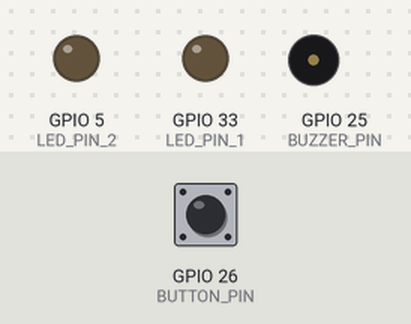
Simulated run of this program. Board: ESP32. On the bench: output pins drawn as LEDs (lit = HIGH), buzzer (waves = sounding). The test bench sets the inputs (shaded band); at power-on: GPIO 26 (BUTTON_PIN) LOW.

Above: at 1.2 s.
1.3 s: GPIO 26 (BUTTON_PIN) pulled HIGH for 0.15 s
At 2.8 s:
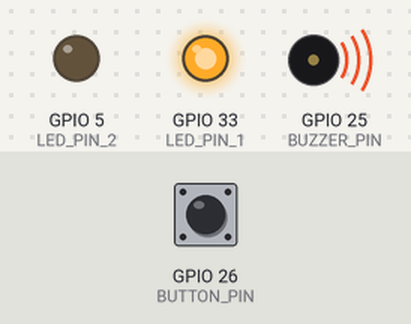
At 4.2 s:
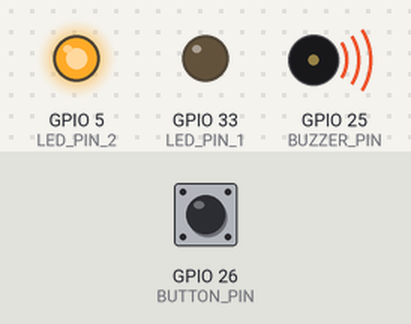
Timing chart, 0 to 10.4 s (numbered marks = the images above; inputs shaded):
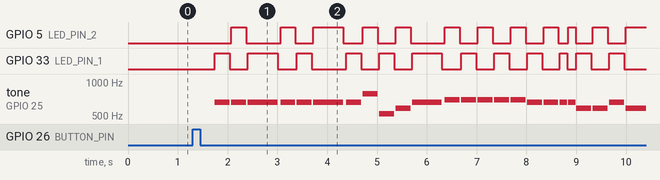

The program:

main.cpp
```cpp
#include <Arduino.h>
#include "jingle_bells.h"
#include "tannenbaum.h"
#include "we_wish.h"
#include "mario.h"
#include "tetris.h"

#define BUZZER_PIN 25
#define LED_PIN_1 33
#define LED_PIN_2 5
#define BUTTON_PIN 26

#define LEDC_CHANNEL 0
#define LEDC_TIMER   0

// change this to control total song speed
const int baseDuration = 1200;

int led_col = 0;
int song_Status = 0;

const unsigned long debounceDelay = 30;
const unsigned long multiClickTimeout = 400;

int lastButtonState = LOW;
int stableState = LOW;
unsigned long lastDebounceTime = 0;

unsigned int clickCount = 0;
unsigned long lastClickTime = 0;

void playTone(int freq, int duration_ms) {
    if (freq == 0) {
        ledcWriteTone(LEDC_CHANNEL, 0);
        delay(duration_ms);
        return;
    }

    if (led_col == 0) {
        digitalWrite(LED_PIN_1, HIGH);
        led_col = 1;
    } else {
        digitalWrite(LED_PIN_2, HIGH);
        led_col = 0;
    }
    ledcWriteTone(LEDC_CHANNEL, freq);
    delay(duration_ms);
    ledcWriteTone(LEDC_CHANNEL, 0);
    digitalWrite(LED_PIN_2, LOW);
    digitalWrite(LED_PIN_1, LOW);
}

void playSong(int* melody, int* tempo, int length) {

    for (int i = 0; i < length; i++) {
        int noteDuration = baseDuration / tempo[i];
        playTone(melody[i], noteDuration);
        delay(noteDuration * 0.1);
    }
}

void setup() {
    pinMode(LED_PIN_1, OUTPUT);
    pinMode(LED_PIN_2, OUTPUT);
    pinMode(BUTTON_PIN, INPUT);
    ledcSetup(LEDC_CHANNEL, 5000, 8);
    ledcAttachPin(BUZZER_PIN, LEDC_CHANNEL);
}

void loop() {
    int reading = digitalRead(BUTTON_PIN);
    unsigned long now = millis();

    if (reading != lastButtonState) {
        lastDebounceTime = now;
    }

    if ((now - lastDebounceTime) > debounceDelay) {
        if (reading != stableState) {
            stableState = reading;

            if (stableState == HIGH) {
                clickCount++;
                lastClickTime = now;
            }
        }
    }

    lastButtonState = reading;

    int selectedSong = 0;

    if (clickCount > 0 && (now - lastClickTime) > multiClickTimeout) {
        if (clickCount == 1) {
            selectedSong = 1;
        } else if (clickCount == 2) {
            selectedSong = 2;
        } else if (clickCount == 3) {
            selectedSong = 3;
        } else if (clickCount == 4) {
            selectedSong = 4;
        } else {
            selectedSong = 5;
        }

        clickCount = 0;
    }


    if (selectedSong == 1) {
        playSong(melody_jingle, tempo_jingle, size_jingle);
    } else if (selectedSong == 2) {
        playSong(melody_wewish, tempo_wewish, size_wewish);
    } else if (selectedSong == 3) {
        playSong(melody_tannenbaum, tempo_tannenbaum, size_tannenbaum);
    } else if (selectedSong == 4) {
        playSong(melody_generated, tempo_generated, size_generated);
    } else if (selectedSong == 5) {
        playSong(melody_tetris, tempo_tetris, size_tetris);
    }

    delay(5);
}
```

jingle_bells.h
```cpp
#ifndef JINGLE_BELLS_H
#define JINGLE_BELLS_H

#include "notes.h"

// jingle bells refrain
int melody_jingle[] = {
    NOTE_E5, NOTE_E5, NOTE_E5,
    NOTE_E5, NOTE_E5, NOTE_E5,
    NOTE_E5, NOTE_G5, NOTE_C5, NOTE_D5, NOTE_E5,
    NOTE_F5, NOTE_F5, NOTE_F5, NOTE_F5, NOTE_F5,
    NOTE_E5, NOTE_E5, NOTE_E5, NOTE_E5,
    NOTE_D5, NOTE_D5, NOTE_E5, NOTE_D5, NOTE_G5
};

// 8 = quarter, 4 = half, 2 = whole

int tempo_jingle[] = {
    4, 4, 2,
    4, 4, 2,
    4, 4, 4, 4, 2,
    4, 4, 4, 4, 4,
    4, 4, 8, 8,
    4, 4, 4, 2, 4
};

const int size_jingle = sizeof(melody_jingle) / sizeof(int);

#endif
```

mario.h
```cpp
#ifndef SONG_GENERATED_H
#define SONG_GENERATED_H

#include "notes.h"

// automatisch generiert aus WAV
int melody_generated[] = {
    NOTE_E5, NOTE_E5, NOTE_C5, NOTE_E5, NOTE_G5, NOTE_C5, NOTE_G4, NOTE_A4,
    NOTE_B4, NOTE_AS4, NOTE_A4, NOTE_G4, NOTE_E5, NOTE_G5, NOTE_C5, NOTE_F5,
    NOTE_G5, NOTE_E5, NOTE_C5, NOTE_D5, NOTE_B4, NOTE_C5, NOTE_G4, NOTE_A4,
    NOTE_B4, NOTE_AS4, NOTE_A4, NOTE_G4, NOTE_E5, NOTE_G5, NOTE_C5, NOTE_F5,
    NOTE_G5, NOTE_E5, NOTE_C5, NOTE_D5, NOTE_B4, NOTE_G5, NOTE_DS5, NOTE_D5,
    NOTE_DS5, NOTE_E5, NOTE_A4, NOTE_C5, NOTE_A4, NOTE_C5, NOTE_D5, NOTE_G5,
    NOTE_F5, NOTE_DS5, NOTE_E5, NOTE_C6, NOTE_C6, NOTE_G5, NOTE_FS5, NOTE_D5,
    NOTE_DS5, NOTE_E5, NOTE_GS4, NOTE_A4, NOTE_G4, NOTE_A4, NOTE_D5, NOTE_DS5,
    NOTE_D5, NOTE_C5, NOTE_G5, NOTE_F5, NOTE_DS5, NOTE_E5, NOTE_GS4, NOTE_A4,
    NOTE_G4, NOTE_A4, NOTE_C5, NOTE_D5, NOTE_G5, NOTE_FS5, NOTE_D5, NOTE_DS5,
    NOTE_E5, NOTE_C6, NOTE_C6, NOTE_G5, NOTE_C6, NOTE_G5, NOTE_DS5, NOTE_DS5,
    NOTE_C5, NOTE_GS4, NOTE_A4, NOTE_C5, NOTE_A4, NOTE_C5, NOTE_D5, NOTE_DS5,
    NOTE_D5, NOTE_C5, NOTE_C5, NOTE_C5, NOTE_C5, NOTE_D5, NOTE_E5, NOTE_C5,
    NOTE_G4, NOTE_C5, NOTE_GS4, NOTE_C5, NOTE_E5, NOTE_C5, NOTE_C5, NOTE_C5,
    NOTE_C5, NOTE_D5, NOTE_C5, NOTE_G4, NOTE_E5, NOTE_C5, NOTE_E5, NOTE_B4,
    NOTE_C5, NOTE_G4, NOTE_A4, NOTE_B4, NOTE_AS4, NOTE_A4, NOTE_G4, NOTE_E5,
    NOTE_G5, NOTE_C5, NOTE_F5, NOTE_G5, NOTE_C5, NOTE_B4, NOTE_C5, NOTE_G4,
    NOTE_A4, NOTE_B4, NOTE_AS4, NOTE_A4, NOTE_G4, NOTE_E5, NOTE_G5, NOTE_A5,
    NOTE_F5, NOTE_G5, NOTE_E5, NOTE_C5, NOTE_B4, NOTE_E5, NOTE_A4, NOTE_G4,
    NOTE_GS4, NOTE_A4, NOTE_F5, NOTE_F5, NOTE_B4, NOTE_A5, NOTE_A5, NOTE_A5,
    NOTE_G5, NOTE_F5, NOTE_E5, NOTE_C5, NOTE_A4, NOTE_G4, NOTE_E5, NOTE_A4,
    NOTE_G4, NOTE_GS4, NOTE_A4, NOTE_F5, NOTE_F5, NOTE_A4, NOTE_B4, NOTE_F5,
    NOTE_F5, NOTE_F5, NOTE_E5, NOTE_D5, NOTE_C5, NOTE_E5, NOTE_C5, NOTE_GS4,
    NOTE_A4, NOTE_F5, NOTE_F5, NOTE_A4, NOTE_B4, NOTE_A5, NOTE_A5, NOTE_F5,
    NOTE_F5, NOTE_E5, NOTE_C5, NOTE_A4, NOTE_G4, NOTE_C5, NOTE_A4, NOTE_G4,
    NOTE_GS4, NOTE_A4, NOTE_F5, NOTE_F5, NOTE_A4, NOTE_B4, NOTE_F5, NOTE_F5,
    NOTE_F5, NOTE_C5, NOTE_D5, NOTE_C5, NOTE_C5, NOTE_C5, NOTE_C5, NOTE_C5,
    NOTE_D5, NOTE_C5, NOTE_G4, NOTE_C5, NOTE_C5, NOTE_C5, NOTE_E5, NOTE_C5,
    NOTE_C5, NOTE_C5, NOTE_C5, NOTE_D5, NOTE_C5, NOTE_G4, NOTE_E5, NOTE_E5,
    NOTE_E5, NOTE_B4
};

int tempo_generated[] = {
    3, 6, 6, 6, 6, 4, 4, 4,
    6, 4, 6, 4, 6, 4, 4, 6,
    4, 6, 4, 6, 4, 6, 4, 6,
    6, 4, 6, 3, 4, 4, 6, 6,
    6, 4, 6, 4, 6, 4, 6, 6,
    4, 6, 4, 6, 4, 4, 6, 6,
    4, 6, 4, 4, 6, 4, 4, 6,
    6, 6, 4, 6, 6, 6, 4, 6,
    4, 4, 4, 4, 6, 4, 6, 6,
    4, 4, 6, 6, 6, 4, 6, 6,
    4, 4, 4, 4, 4, 4, 4, 4,
    4, 6, 6, 6, 6, 4, 6, 4,
    6, 4, 4, 3, 4, 4, 6, 4,
    4, 3, 6, 4, 6, 4, 4, 4,
    4, 4, 4, 6, 3, 6, 4, 6,
    4, 6, 6, 4, 6, 6, 4, 4,
    6, 4, 6, 6, 6, 6, 4, 4,
    6, 4, 6, 4, 3, 6, 4, 6,
    6, 4, 6, 6, 6, 6, 6, 6,
    4, 4, 6, 4, 4, 4, 6, 4,
    6, 4, 6, 6, 6, 4, 4, 4,
    4, 4, 6, 6, 4, 4, 6, 6,
    4, 6, 4, 6, 4, 6, 4, 4,
    6, 6, 4, 6, 4, 3, 3, 4,
    6, 6, 4, 4, 4, 3, 4, 6,
    4, 4, 6, 6, 6, 6, 6, 4,
    4, 4, 6, 6, 4, 6, 4, 4,
    4, 4, 4, 4, 6, 4, 6, 4,
    4, 6, 6, 4, 4, 6, 3, 4,
    6, 6
};

const int size_generated = sizeof(melody_generated) / sizeof(int);

#endif // SONG_GENERATED_H
```

notes.h
```cpp
#ifndef NOTES_H
#define NOTES_H

#define NOTE_C0 16
#define NOTE_CS0 17
#define NOTE_D0 18
#define NOTE_DS0 19
#define NOTE_E0 21
#define NOTE_F0 22
#define NOTE_FS0 23
#define NOTE_G0 25
#define NOTE_GS0 26
#define NOTE_A0 28
#define NOTE_AS0 29
#define NOTE_B0 31

#define NOTE_C1 33
#define NOTE_CS1 35
#define NOTE_D1 37
#define NOTE_DS1 39
#define NOTE_E1 41
#define NOTE_F1 44
#define NOTE_FS1 46
#define NOTE_G1 49
#define NOTE_GS1 52
#define NOTE_A1 55
#define NOTE_AS1 58
#define NOTE_B1 62

#define NOTE_C2 65
#define NOTE_CS2 69
#define NOTE_D2 73
#define NOTE_DS2 78
#define NOTE_E2 82
#define NOTE_F2 87
#define NOTE_FS2 93
#define NOTE_G2 98
#define NOTE_GS2 104
#define NOTE_A2 110
#define NOTE_AS2 117
#define NOTE_B2 123

#define NOTE_C3 131
#define NOTE_CS3 139
#define NOTE_D3 147
#define NOTE_DS3 156
#define NOTE_E3 165
#define NOTE_F3 175
#define NOTE_FS3 185
#define NOTE_G3 196
#define NOTE_GS3 208
#define NOTE_A3 220
#define NOTE_AS3 233
#define NOTE_B3 247

#define NOTE_C4 262
#define NOTE_CS4 277
#define NOTE_D4 294
#define NOTE_DS4 311
#define NOTE_E4 330
#define NOTE_F4 349
#define NOTE_FS4 370
#define NOTE_G4 392
#define NOTE_GS4 415
#define NOTE_A4 440
#define NOTE_AS4 466
#define NOTE_B4 494

#define NOTE_C5 523
#define NOTE_CS5 554
#define NOTE_D5 587
#define NOTE_DS5 622
#define NOTE_E5 659
#define NOTE_F5 698
#define NOTE_FS5 740
#define NOTE_G5 784
#define NOTE_GS5 831
#define NOTE_A5 880
#define NOTE_AS5 932
#define NOTE_B5 988

#define NOTE_C6 1047
#define NOTE_CS6 1109
#define NOTE_D6 1175
#define NOTE_DS6 1245
#define NOTE_E6 1319
#define NOTE_F6 1397
#define NOTE_FS6 1480
#define NOTE_G6 1568
#define NOTE_GS6 1661
#define NOTE_A6 1760
#define NOTE_AS6 1865
#define NOTE_B6 1976

#define NOTE_C7 2093
#define NOTE_CS7 2217
#define NOTE_D7 2349
#define NOTE_DS7 2489
#define NOTE_E7 2637
#define NOTE_F7 2794
#define NOTE_FS7 2960
#define NOTE_G7 3136
#define NOTE_GS7 3322
#define NOTE_A7 3520
#define NOTE_AS7 3729
#define NOTE_B7 3951

#define NOTE_C8 4186
#define NOTE_CS8 4435
#define NOTE_D8 4699
#define NOTE_DS8 4978

#endif
```

tannenbaum.h
```cpp
#ifndef TANNENBAUM_H
#define TANNENBAUM_H

#include "notes.h"

// O Tannenbaum
int melody_tannenbaum[] = {

    NOTE_C5, NOTE_F5, NOTE_F5, NOTE_F5,
    NOTE_G5, NOTE_A5, NOTE_A5, NOTE_A5,
    NOTE_A5, NOTE_G5, NOTE_A5, NOTE_AS5, NOTE_E5, NOTE_G5, NOTE_F5,
    NOTE_C6, NOTE_C6, NOTE_A5, NOTE_D6, NOTE_C6, NOTE_C6, NOTE_AS5, NOTE_AS5,
    NOTE_AS5, NOTE_AS5, NOTE_G5, NOTE_C6, NOTE_AS5, NOTE_AS5, NOTE_A5, NOTE_A5,
    NOTE_C4, NOTE_F5, NOTE_F5, NOTE_F5,
    NOTE_G5, NOTE_A5, NOTE_A5, NOTE_A5,
    NOTE_A5, NOTE_G5, NOTE_A5, NOTE_AS5, NOTE_E5, NOTE_G5, NOTE_F5
};

// 8 = quarter, 4 = half, 2 = whole
int tempo_tannenbaum[] = {
    2,4,8,2,
    2,4,8,2,
    4,4,4,2,2,2,2,
    4,4,4,2,4,4,4,2,
    4,4,4,2,4,4,4,2,
    2,4,8,2,
    2,4,8,2,
    4,4,4,2,2,2,2
};

const int size_tannenbaum = sizeof(melody_tannenbaum) / sizeof(int);

#endif
```

tetris.h
```cpp
#ifndef SONG_TETRIS_H
#define SONG_TETRIS_H

#include "notes.h"

// automatisch generiert aus WAV
int melody_tetris[] = {
    NOTE_E5, NOTE_B4, NOTE_C5, NOTE_D5, NOTE_D5, NOTE_C5, NOTE_B4, NOTE_A4,
    NOTE_A4, NOTE_A4, NOTE_C5, NOTE_E5, NOTE_E5, NOTE_D5, NOTE_C5, NOTE_B4,
    NOTE_B4, NOTE_GS4, NOTE_C5, NOTE_D5, NOTE_D5, NOTE_E5, NOTE_C5, NOTE_C5,
    NOTE_A4, NOTE_A4, NOTE_D5, NOTE_D5, NOTE_F5, NOTE_A5, NOTE_A5, NOTE_G5,
    NOTE_F5, NOTE_E5, NOTE_C5, NOTE_E5, NOTE_E5, NOTE_D5, NOTE_C5, NOTE_B4,
    NOTE_B4, NOTE_B4, NOTE_C5, NOTE_D5, NOTE_D5, NOTE_E5, NOTE_C5, NOTE_C5,
    NOTE_A4, NOTE_A4, NOTE_E5, NOTE_B4, NOTE_C5, NOTE_D5, NOTE_C5, NOTE_B4,
    NOTE_A4, NOTE_A4, NOTE_C5, NOTE_E5, NOTE_E5, NOTE_D5, NOTE_C5, NOTE_B4,
    NOTE_B4, NOTE_GS4, NOTE_C5, NOTE_D5, NOTE_D5, NOTE_E5, NOTE_C5, NOTE_C5,
    NOTE_A4, NOTE_A4, NOTE_D5, NOTE_D5, NOTE_F5, NOTE_A5, NOTE_C5, NOTE_G5,
    NOTE_F5, NOTE_E5, NOTE_E5, NOTE_C5, NOTE_E5, NOTE_E5, NOTE_D5, NOTE_C5,
    NOTE_B4, NOTE_B4, NOTE_B4, NOTE_C5, NOTE_D5, NOTE_D5, NOTE_E5, NOTE_C5,
    NOTE_C5, NOTE_A4, NOTE_A4, NOTE_E4, NOTE_E4, NOTE_E4, NOTE_E4, NOTE_C4,
    NOTE_E4, NOTE_C4, NOTE_E4, NOTE_D4, NOTE_E4, NOTE_D4, NOTE_E4, NOTE_E4,
    NOTE_E4, NOTE_E4, NOTE_E4, NOTE_C4, NOTE_E4, NOTE_E4, NOTE_E4, NOTE_E4,
    NOTE_E4, NOTE_E4, NOTE_E4, NOTE_E4, NOTE_C4, NOTE_E4, NOTE_D4, NOTE_E4,
    NOTE_D4, NOTE_E4, NOTE_E4, NOTE_E4, NOTE_E4, NOTE_E4, NOTE_E4, NOTE_E4,
    NOTE_A4, NOTE_E4, NOTE_A4, NOTE_E4, NOTE_E4, NOTE_GS4, NOTE_GS4, NOTE_D4,
    NOTE_GS4, NOTE_E5, NOTE_B4, NOTE_C5, NOTE_D5, NOTE_D5, NOTE_C5, NOTE_B4,
    NOTE_A4, NOTE_A4, NOTE_A4, NOTE_C5, NOTE_E5, NOTE_E5, NOTE_D5, NOTE_C5,
    NOTE_B4, NOTE_B4, NOTE_GS4, NOTE_C5, NOTE_D5, NOTE_D5, NOTE_E5, NOTE_C5,
    NOTE_A4, NOTE_A4, NOTE_D5, NOTE_D5, NOTE_F5, NOTE_A5, NOTE_A5, NOTE_G5,
    NOTE_F5, NOTE_E5, NOTE_C5, NOTE_E5, NOTE_E5, NOTE_D5, NOTE_C5, NOTE_B4,
    NOTE_B4, NOTE_B4, NOTE_C5, NOTE_D5, NOTE_GS4, NOTE_E5, NOTE_C5, NOTE_A4,
    NOTE_A4, NOTE_E5, NOTE_E5, NOTE_B4, NOTE_C5, NOTE_D5, NOTE_D5, NOTE_C5,
    NOTE_B4, NOTE_A4, NOTE_A4, NOTE_E5, NOTE_E5, NOTE_D5, NOTE_C5, NOTE_B4,
    NOTE_B4, NOTE_GS4, NOTE_C5, NOTE_D5, NOTE_D5, NOTE_E5, NOTE_E5, NOTE_C5,
    NOTE_A4, NOTE_A4, NOTE_D5, NOTE_F5, NOTE_A5, NOTE_A5, NOTE_G5, NOTE_F5,
    NOTE_E5, NOTE_C5, NOTE_E5, NOTE_E5, NOTE_D5, NOTE_C5, NOTE_B4, NOTE_B4,
    NOTE_B4, NOTE_C5, NOTE_D5, NOTE_GS4, NOTE_E5, NOTE_C5, NOTE_A4, NOTE_A4,
    NOTE_E4, NOTE_E4, NOTE_E4, NOTE_E4, NOTE_E4, NOTE_C4, NOTE_E4, NOTE_E4,
    NOTE_D4, NOTE_E4, NOTE_D4, NOTE_E4, NOTE_E4, NOTE_E4, NOTE_E4, NOTE_E4,
    NOTE_C4, NOTE_E4, NOTE_E4, NOTE_E4, NOTE_E4, NOTE_E4, NOTE_E4, NOTE_E4,
    NOTE_E4, NOTE_E4, NOTE_C4, NOTE_E4, NOTE_D4, NOTE_E4, NOTE_D4, NOTE_E4,
    NOTE_E4, NOTE_E4, NOTE_E4, NOTE_E4, NOTE_E4, NOTE_E4, NOTE_A4, NOTE_A4,
    NOTE_E4, NOTE_E4, NOTE_GS4, NOTE_GS4, NOTE_D4, NOTE_GS4, NOTE_E5, NOTE_E5,
    NOTE_B4, NOTE_C5, NOTE_D5, NOTE_D5, NOTE_C5, NOTE_B4, NOTE_A4, NOTE_A4,
    NOTE_C5, NOTE_E5, NOTE_D5, NOTE_E5, NOTE_B4, NOTE_B4, NOTE_GS4, NOTE_C5,
    NOTE_D5, NOTE_D5, NOTE_E5, NOTE_E5, NOTE_C5, NOTE_C5, NOTE_A4, NOTE_A4

};

int tempo_tetris[] = {
    4, 9, 9, 6, 9, 6, 9, 6,
    9, 6, 9, 6, 9, 6, 6, 9,
    6, 9, 6, 6, 9, 3, 9, 6,
    4, 4, 9, 6, 6, 6, 9, 9,
    9, 3, 6, 6, 9, 6, 9, 6,
    9, 6, 9, 6, 9, 3, 6, 9,
    4, 3, 3, 9, 6, 4, 6, 9,
    4, 6, 9, 6, 9, 9, 9, 6,
    6, 9, 6, 6, 9, 4, 6, 9,
    4, 4, 6, 9, 6, 4, 9, 6,
    9, 6, 6, 6, 9, 9, 6, 9,
    6, 9, 6, 9, 6, 9, 4, 6,
    9, 4, 4, 6, 9, 6, 4, 4,
    4, 6, 6, 4, 9, 4, 9, 9,
    9, 6, 4, 4, 6, 12, 9, 9,
    6, 9, 6, 4, 6, 9, 4, 9,
    4, 9, 9, 9, 6, 9, 6, 9,
    4, 9, 3, 6, 6, 6, 4, 4,
    6, 4, 9, 6, 6, 9, 6, 9,
    6, 9, 6, 4, 6, 9, 9, 9,
    6, 6, 12, 6, 6, 9, 3, 4,
    3, 6, 9, 9, 6, 6, 9, 6,
    9, 3, 6, 6, 9, 6, 9, 6,
    9, 6, 9, 3, 9, 4, 6, 4,
    3, 9, 9, 6, 6, 6, 6, 6,
    9, 4, 6, 9, 4, 6, 9, 6,
    6, 9, 6, 6, 9, 6, 6, 3,
    4, 4, 4, 9, 6, 9, 6, 9,
    3, 6, 6, 9, 6, 9, 9, 9,
    6, 9, 4, 9, 4, 4, 4, 4,
    9, 9, 6, 9, 4, 3, 6, 6,
    4, 9, 4, 9, 9, 9, 6, 4,
    6, 6, 9, 12, 6, 9, 6, 9,
    6, 4, 3, 6, 4, 9, 9, 9,
    9, 9, 6, 9, 6, 9, 6, 3,
    6, 6, 6, 3, 4, 9, 9, 9,
    9, 6, 6, 9, 9, 9, 4, 6,
    9, 4, 6, 12, 6, 6, 9, 6,
    9, 9, 6, 6, 6, 9, 6, 4

};

const int size_tetris = sizeof(melody_tetris) / sizeof(int);

#endif // SONG_TETRIS_H
```

we_wish.h
```cpp
#ifndef WE_WISH_H
#define WE_WISH_H

#include "notes.h"

// We Wish You a Merry Christmas
int melody_wewish[] = {

    // Zeile 1
    NOTE_G4, NOTE_C5, NOTE_C5, NOTE_D5, NOTE_C5, NOTE_B4, NOTE_A4, NOTE_A4,
    // Zeile 2
    NOTE_A4, NOTE_D5, NOTE_D5, NOTE_E5, NOTE_D5, NOTE_C5, NOTE_B4, NOTE_G4,
    //Zeile 3
    NOTE_G4, NOTE_E5, NOTE_E5, NOTE_F5, NOTE_E5, NOTE_D5, NOTE_C5, NOTE_A4,
    NOTE_G4, NOTE_G4, NOTE_A4, NOTE_D5, NOTE_B4, NOTE_C5
};

// 8 = quarter, 4 = half, 2 = whole
int tempo_wewish[] = {
    // Zeile 1
    4,4,8,8,8,8,4,4,

    // Zeile 2
    4,4,8,8,8,8,4,4,

    // Zeile 3
    4,4,8,8,8,8,4,4,
    8,8,4,4,4,2
};

const int size_wewish = sizeof(melody_wewish) / sizeof(int);

#endif
```

Measured:
- after the input at 1.3 s, GPIO 5 (LED_PIN_2): LOW → HIGH after 0.77 s, → LOW 0.30 s later, → HIGH 0.69 s later, → LOW 0.30 s later, … (23 changes in this stretch); GPIO 33 (LED_PIN_1): LOW → HIGH after 0.44 s, → LOW 0.30 s later, → HIGH 0.36 s later, → LOW 0.60 s later, … (24 changes in this stretch)
